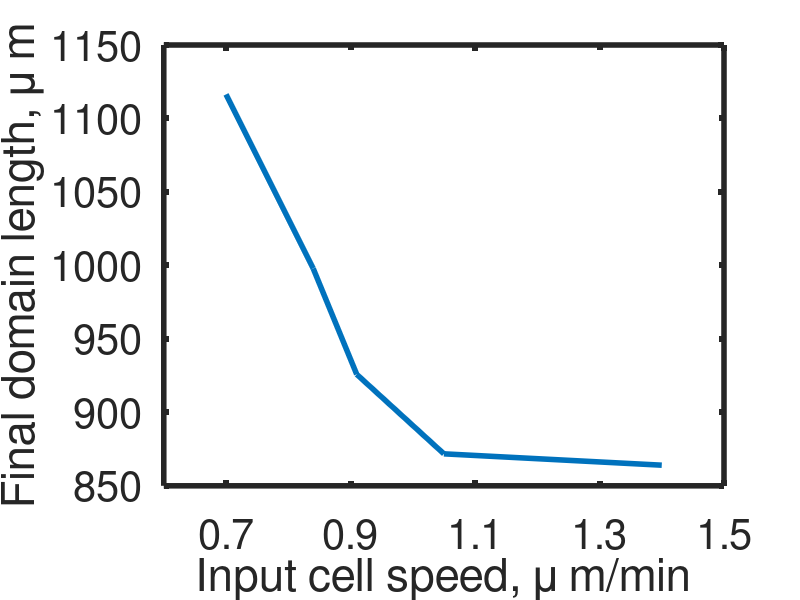

Source code (MATLAB):
% cell hindered growth. I will plot cell speed versus total domain length



speed = [1, 1.2, 1.3, 1.5, 2.0];
% what do these correspond to
speed = 0.7* speed;


dom_length = [1116.39, 997.94, 925.84, 871.76, 864.033] % from domain length in cell-induced

figure
plot(speed,dom_length,'linewidth',4)



set(gca,'FontSize',30)
ax = gca;

xlabel('Input cell speed, \mu m/min')
ylabel('Final domain length, \mu m')

 set(gca,'FontSize',30)
ax = gca;


 box on

 set(gca,'linewidth',4)
 
xticks([0.5 0.7,0.9,1.1,1.3,1.5,1.7])%,2.0])
xticklabels({'0.5','0.7', '0.9','1.1','1.3','1.5','1.7'});%, '2.0'})
xlim([0.6,1.5])
